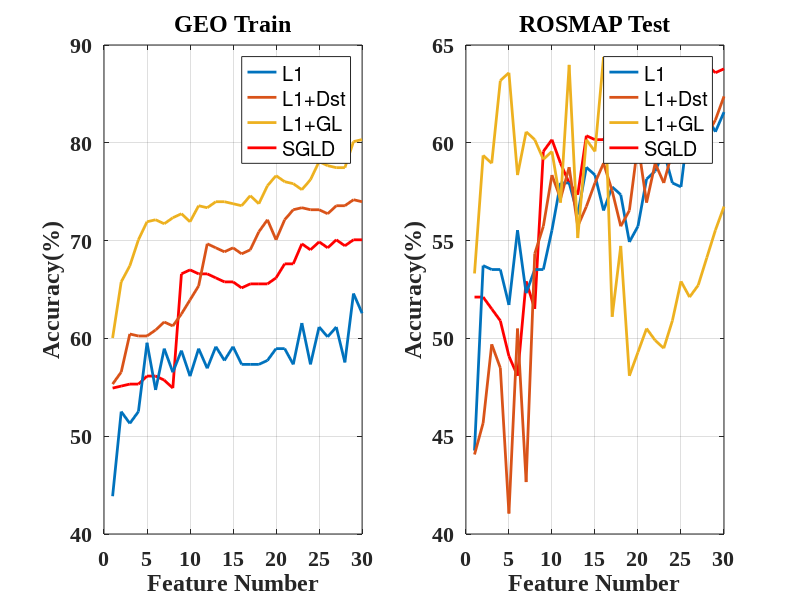
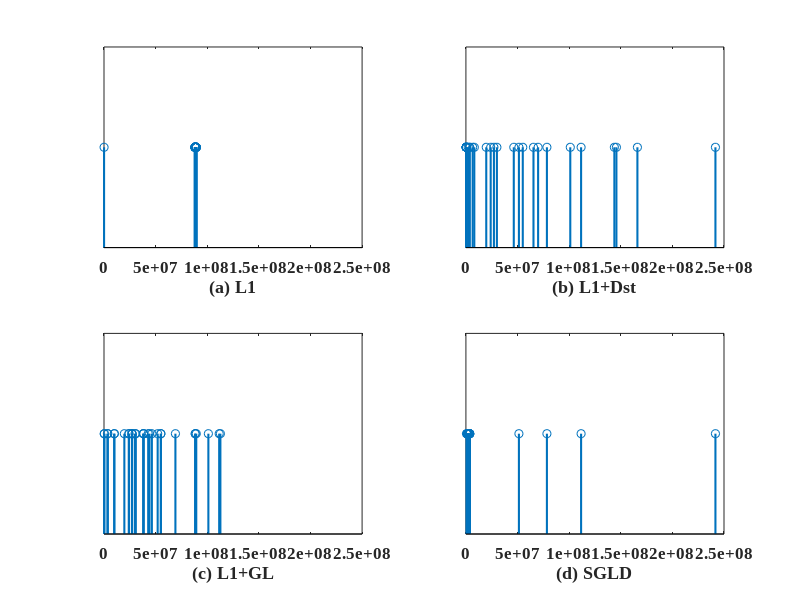

The MATLAB script that drew these images, in order:
%% sgld vs other
% ablation test
%1218
% 1 0.4 0.2
sgld1=[52.112676	52.112676	51.509054	50.905433	49.094567	48.088531	52.917505	51.509054	59.557344	60.160966	58.953722	57.947686	57.344064	60.362173	60.160966	60.160966	60.965795	59.557344	61.971831	62.977867	62.977867	60.965795	61.167002	61.971831	63.380282	64.185111	62.977867	63.983903	63.581489	63.782696
];
lasso1=[44.26559356	53.722334	53.52112676	53.52112676	51.71026157	55.5331992	52.3138833	53.52112676	53.52112676	55.5331992	57.94768612	57.94768612	56.33802817	58.75251509	58.3501006	56.53923541	57.74647887	57.34406439	54.92957746	55.73440644	58.14889336	58.55130785	59.55734406	57.94768612	57.74647887	61.36820926	62.17303823	61.36820926	60.56338028	61.5694165
];
l1_dst1=[44.064386	45.674044	49.698189	48.490946	41.046278	50.503018	42.655936	54.325956	55.734406	58.350101	57.142857	58.752515	55.734406	56.740443	57.947686	58.953722	57.545272	55.734406	56.539235	59.959759	56.94165	58.953722	57.947686	59.557344	59.758551	60.362173	61.770624	60.362173	61.167002	62.374245
];
l1_gl1=[53.31992	59.356137	58.953722	63.179074	63.581489	58.350101	60.56338	60.160966	59.15493	59.557344	56.94165	63.983903	55.130785	60.160966	59.557344	64.386318	51.10664	54.72837	48.088531	49.295775	50.503018	49.899396	49.496982	50.905433	52.917505	52.112676	52.716298	54.124748	55.533199	56.740443
];

figure
subplot(1,2,2)
sgld_l=plot(sgld1,'r','linewidth',2);
hold on
lasso_l=plot(lasso1,'linewidth',2);
hold on
l1_dst_l=plot(l1_dst1,'linewidth',2);
hold on
l1_gl_l=plot(l1_gl1,'linewidth',2);
grid on
legend([lasso_l,l1_dst_l,l1_gl_l,sgld_l],'L1','L1+Dst','L1+GL','SGLD');

title('ROSMAP Test');
ylabel('Accuracy(%)');
xlabel('Feature Number');
set(gca,'FontName','Times New Roman','FontSize',16,'FontWeight','Bold');

%%
% train
%1218
% 1 0.4 0.2
sgld2=[54.918033	55.122951	55.327869	55.327869	56.147541	56.147541	55.737705	54.918033	66.598361	67.008197	66.598361	66.598361	66.188525	65.778689	65.778689	65.163934	65.57377	65.57377	65.57377	66.188525	67.622951	67.622951	69.672131	69.057377	69.877049	69.262295	70.081967	69.467213	70.081967	70.081967
];
lasso2=[43.86317907	52.51509054	51.30784708	52.51509054	59.55734406	54.72837022	58.95372233	56.53923541	58.75251509	56.13682093	58.95372233	56.9416499	59.15492958	57.74647887	59.15492958	57.34406439	57.34406439	57.34406439	57.74647887	58.95372233	58.95372233	57.34406439	61.5694165	57.34406439	61.16700201	60.16096579	61.16700201	57.54527163	64.58752515	62.57545272
];

l1_dst2=[55.327869	56.557377	60.45082	60.245902	60.245902	60.860656	61.680328	61.270492	62.5	63.934426	65.368852	69.672131	69.262295	68.852459	69.262295	68.647541	69.057377	70.901639	72.131148	70.081967	72.131148	73.155738	73.360656	73.155738	73.155738	72.745902	73.565574	73.565574	74.180328	73.97541
];

l1_gl2=[60.040984	65.778689	67.418033	70.081967	71.92623	72.131148	71.721311	72.336066	72.745902	71.92623	73.565574	73.360656	73.97541	73.97541	73.770492	73.565574	74.590164	73.770492	75.614754	76.639344	76.02459	75.819672	75.204918	76.229508	78.07377	77.663934	77.459016	77.459016	80.122951	80.327869
];



subplot(1,2,1)
sgld_2=plot(sgld2,'r','linewidth',2);
hold on
lasso_2=plot(lasso2,'linewidth',2);

hold on
l1_dst_2=plot(l1_dst2,'linewidth',2);
hold on
l1_gl_2=plot(l1_gl2,'linewidth',2);

grid on
legend([lasso_2,l1_dst_2,l1_gl_2,sgld_2],'L1','L1+Dst','L1+GL','SGLD');

title('GEO Train');
ylabel('Accuracy(%)');
xlabel('Feature Number');
set(gca,'FontName','Times New Roman','FontSize',16,'FontWeight','Bold');

%% loc
%1218
sgld_loc=[554191	1212037	1320355	1321949	1322197	1324869	1438043	1438491	1445237	1447653	1448689	1454588	2188739	2195073	2200195	2266605	2278159	2285604	3087097	3092610	3097495	3349810	3663082	3668186	3669406	3714560	51342927	78460545	111571814	241700323
];
lasso_loc=[66892	88446971	88409881	88360018	88344614	88344454	88328391	88512755	88295459	88174249	88126069	88120588	88088407	88086615	88030594	88218727	88593304	88627650	88651049	89365313	89364656	89301921	89274479	89274369	89231437	89211759	89065432	89061922	88988667	88955359
];
l1_gl_loc=[250592	259808	3349810	3714560	9948763	9963590	19706785	24000563	24251314	27137344	27138053	27194608	30018734	30820039	38190024	38190891	38248847	42812367	44038605	46368794	51985421	55085465	55094711	69173193	88344454	88344614	89364656	101097430	111571814	112737777
];
l1_dst_loc=[250592	259808	262981	278301	278305	291479	359786	360132	376907	2208815	3349810	3714560	6528639	8135501	19706785	24000563	27137344	30018734	46368794	51342927	55085465	65447437	69939607	78460545	101097430	111571814	143798772	145785891	166118157	241700323
];

figure
subplot(2,2,4)
stem(sgld_loc,ones(size(sgld_loc)),'linewidth',1.5);
xlabel('(d) SGLD');
set(gca,'xlim',[0,2.5e8],'YTick',[],'ylim',[0,2],'FontName','Times New Roman','FontSize',12,'FontWeight','Bold');

subplot(2,2,1)
stem(lasso_loc,ones(size(lasso_loc)),'linewidth',1.5);
xlabel('(a) L1');
set(gca,'xlim',[0,2.5e8],'YTick',[],'ylim',[0,2],'FontName','Times New Roman','FontSize',12,'FontWeight','Bold');

subplot(2,2,2)
stem(l1_dst_loc,ones(size(l1_dst_loc)),'linewidth',1.5);
xlabel('(b) L1+Dst');
set(gca,'xlim',[0,2.5e8],'YTick',[],'ylim',[0,2],'FontName','Times New Roman','FontSize',12,'FontWeight','Bold');

subplot(2,2,3)
stem(l1_gl_loc,ones(size(l1_gl_loc)),'linewidth',1.5);
xlabel('(c) L1+GL');
set(gca,'xlim',[0,2.5e8],'YTick',[],'ylim',[0,2],'FontName','Times New Roman','FontSize',12,'FontWeight','Bold');
